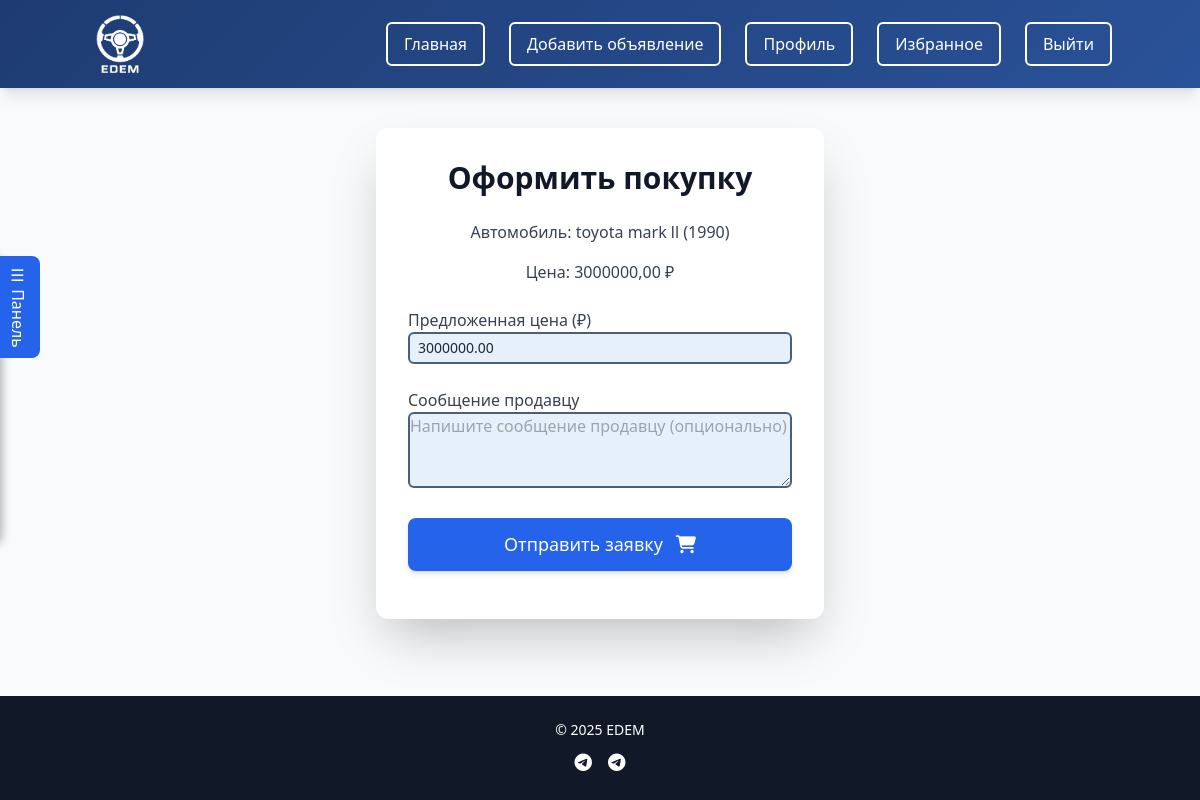
Page /purchase/1/ (signed in) on the earlier database version.
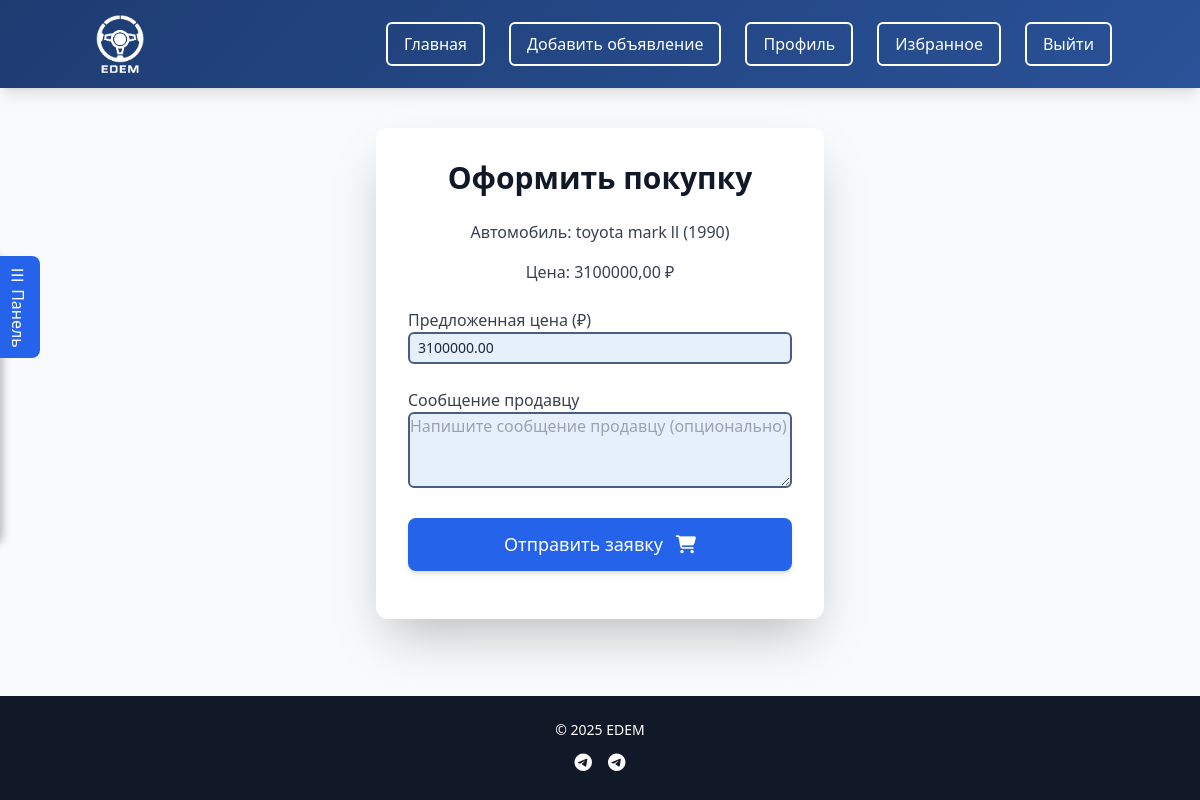
Same page on the later database version.
### cars/models.py (models this page shows, shortened)
class Car(models.Model):
    FUEL_TYPE_CHOICES = [
        ('Бензин', 'Бензин'),
        ('Дизель', 'Дизель'),
        ('Электрическая', 'Электрическая'),
        ('Гибрид', 'Гибрид'),
        ('Газ', 'Газ'),
    ]
    TRANSMISSION_CHOICES = [
        ('Механическая', 'Механическая'),
        ('Автоматическая', 'Автоматическая'),
        ('Робот', 'Робот'),
        ('Вариатор', 'Вариатор'),
    ]
    CONDITION_CHOICES = [
        ('new', 'Новый'),
        ('used', 'Б/у'),
    ]
    user = models.ForeignKey(User, on_delete=models.CASCADE)
    brand = models.CharField(max_length=100)
    model = models.CharField(max_length=100)
    year = models.PositiveIntegerField()
    price = models.DecimalField(max_digits=12, decimal_places=2)
    mileage = models.PositiveIntegerField()
    engine_capacity = models.DecimalField(max_digits=4, decimal_places=1)
    fuel_type = models.CharField(max_length=50, choices=FUEL_TYPE_CHOICES)
    transmission = models.CharField(max_length=50, choices=TRANSMISSION_CHOICES)
    color = models.CharField(max_length=50, blank=True, null=True)
    description = models.TextField()
    created_at = models.DateTimeField(default=timezone.now)
    is_sold = models.BooleanField(default=False)
    condition = models.CharField(max_length=20, choices=CONDITION_CHOICES, default='used')

### cars/views.py (the view)
# urls.py: path('purchase/<int:car_id>/', views.purchase_car, name='purchase_car'),
@login_required
def purchase_car(request, car_id):
    car = get_object_or_404(Car, id=car_id)
    if request.user == car.user:
        messages.error(request, 'Вы не можете купить свой собственный автомобиль.')
        return redirect('car_detail', car_id=car.id)
    if car.is_sold:
        messages.error(request, 'Этот автомобиль уже продан.')
        return redirect('car_detail', car_id=car.id)
    if PurchaseRequest.objects.filter(car=car, buyer=request.user, status='В ожидании').exists():
        messages.error(request, 'Вы уже подали заявку на покупку этого автомобиля.')
        return redirect('car_detail', car_id=car.id)
    if request.method == 'POST' and request.headers.get('X-Requested-With') == 'XMLHttpRequest':
        form = PurchaseForm(request.POST)
        if form.is_valid():
            offered_price = form.cleaned_data.get('offered_price') or car.price
            if request.user.balance < offered_price:
                return JsonResponse({'status': 'error', 'message': 'Недостаточно средств на балансе для покупки.'}, status=400)
            purchase_request = form.save(commit=False)
            purchase_request.car = car
            purchase_request.buyer = request.user
            purchase_request.seller = car.user
            purchase_request.is_read = False
            purchase_request.save()
            messages.success(request, 'Заявка на покупку отправлена продавцу!')
            return JsonResponse({'status': 'success', 'message': 'Заявка на покупку отправлена!'})
        return JsonResponse({'status': 'error', 'errors': form.errors}, status=400)
    else:
        form = PurchaseForm(initial={'offered_price': car.price})
    return render(request, 'purchase_car.html', {'form': form, 'car': car})

### cars/forms.py (shortened to what this page needs)
class PurchaseForm(forms.ModelForm):
    class Meta:
        model = PurchaseRequest
        fields = ['offered_price', 'message']
        labels = {
            'offered_price': 'Предложенная цена (₽)',
            'message': 'Сообщение продавцу',
        }
        widgets = {
            'message': forms.Textarea(attrs={'rows': 3, 'placeholder': 'Напишите сообщение продавцу (опционально)'}),
        }

### templates/purchase_car.html (shortened to what this page needs)
{% extends 'base.html' %}
{% load static %}
{% block content %}
<div class="max-w-md mx-auto bg-white rounded-xl shadow-2xl p-6 md:p-8 fade-in">
    <h2 class="text-2xl md:text-3xl font-extrabold text-gray-900 mb-6 text-center">Оформить покупку</h2>
    <p class="text-gray-700 mb-4 text-center">Автомобиль: {{ car.brand }} {{ car.model }} ({{ car.year }})</p>
    <p class="text-gray-700 mb-4 text-center">Цена: {{ car.price }} ₽</p>
    <form method="post" id="purchaseForm" class="space-y-6">
        {% for field in form %}
        <div>
            <label class="block text-gray-700 font-medium text-sm md:text-base">{{ field.label }}</label>
            {{ field }}
        </div>
        {% endfor %}
        <button type="submit" class="w-full bg-blue-600 text-white p-3 rounded-lg hover:bg-blue-700 transition-all text-base md:text-lg shadow-md hover:shadow-lg">
            Отправить заявку <i class="fas fa-shopping-cart ml-2 text-lg"></i>
        </button>
    </form>
</div>
{% endblock %}

Differences in the rows shown:
changed Car "toyota": price "3000000,00" → "3100000,00"
Other differences:
form field offered_price: "3000000.00" → "3100000.00"
